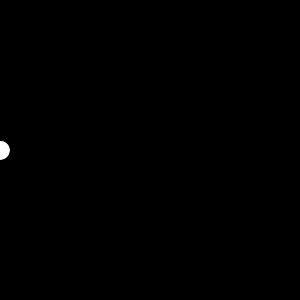
Frame 1 (no input)
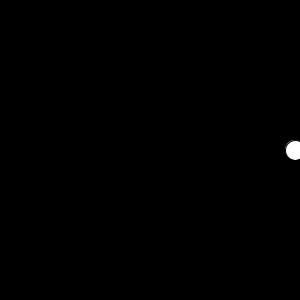
Frame 60 (the mouse pressed at the canvas centre just before this capture)
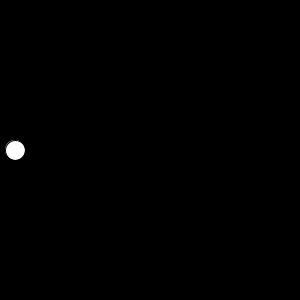
Frame 120 (the mouse held since frame 60 and released just before this capture)

The Processing sketch that drew these frames (run headless with seeded random() and noise(); from frame 60 on, the mouse is pressed at the canvas centre):

// Processing sketch: processing_166636
// ── processing_166636.pde

int posx,posy;
int vel;
void setup(){
  size(300,300);
  vel =5;
  posx=0;
  posy=width/2;
}

void draw() {
 background(0);
 
 ellipse(posx,posy,20,20);
 
 posx += vel;
 
 if( posx<0 || posx> width){
   vel = -vel;
  }
  
}
